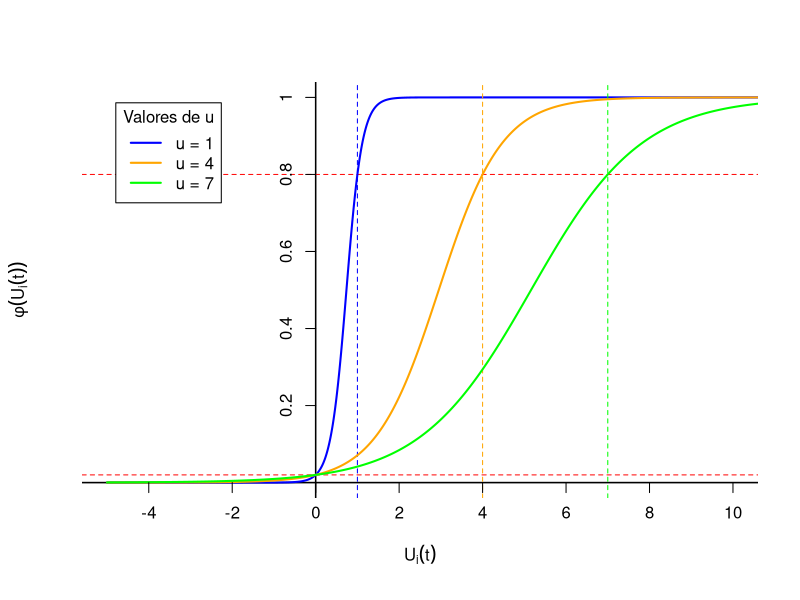

Write the R code that produced this figure. (Note: this script raises an error after producing the figure.)
#### plot funcao phi(u)

plot_phi <- function(u_values) {
  # Definir o intervalo para o eixo x e criar os valores x
  x_values <- seq(-5, 15, by = 0.01)
  colors <- c("blue", "orange", "green")  # Cores para os valores de u = 1, 4 e 7
  
  # Configurar o grafico base com eixos e linhas de referencia, sem contorno
  plot(x_values, phi(x_values, u_values[1]), type = "n", 
       xlab = "", ylab = "", xlim = c(-5, 10), ylim = c(0, 1), xaxt = "n", yaxt = "n", bty = "n")
  
  # Adicionar linhas pretas para o plano cartesiano (eixos x = 0 e y = 0)
  abline(h = 0, col = "black", lwd = 1.5)
  abline(v = 0, col = "black", lwd = 1.5)
  
  # Adicionar linhas horizontais para 0.02 e 0.8 (todas em vermelho)
  abline(h = 0.02, col = "red", lty = 2)
  abline(h = 0.8, col = "red", lty = 2)
  
  # Loop para cada valor de u, com cores diferentes para cada linha
  for (i in seq_along(u_values)) {
    u <- u_values[i]
    y_values <- phi(x_values, u)
    lines(x_values, y_values, col = colors[i], lwd = 2)
    # Adiciona a linha vertical para x = u
    abline(v = u, col = colors[i], lty = 2)
  }
  
  # Adicionando a legenda no canto superior esquerdo com contorno preto
  legend("topleft", legend = paste("u =", u_values), col = colors, lwd = 2, 
         inset = 0.05, box.lty = 1, box.col = "black", bg = "white", title = "Valores de u")
  
  # Configurar os eixos para exibir os numeros diretamente nas linhas do plano cartesiano
  axis(1, at = seq(-4, 10, by = 2), pos = 0, lwd = 0, lwd.ticks = 1, labels = seq(-4, 10, by = 2))  # Eixo x pares
  axis(2, at = seq(0.2, 1, by = 0.2), pos = 0, lwd = 0, lwd.ticks = 1, labels = seq(0.2, 1, by = 0.2))  # Eixo y sem o 0
  
  # Adicionar os rotulos dos eixos
  mtext(expression(U[i](t)), side = 1, line = 2.5)  # Rotulo para o eixo x
  mtext(expression(phi(U[i](t))), side = 2, line = 2.5)  # Rotulo para o eixo y
}

# Funcao sigmoidal auxiliar
sigmoid <- function(x, b, c) {
  1 / (1 + exp(-b * (x - c)))
}

# Definicao da funcao phi conforme fornecida
phi <- function(x, u) {
  # Condicoes
  p0 <- 0.02  # f(U < 0) = 0,02
  pu <- 0.8   # f(U < u) = 0.8
  
  # Calculo dos parametros b e c
  b <- log(pu / (1 - pu) / (p0 / (1 - p0))) / u
  c <- -log(p0 / (1 - p0)) / b
  
  # Retorna a probabilidade para o valor x dado
  return(sigmoid(x, b, c))
}

# Chamando a funcao com os valores de u = 1, 4 e 7
plot_phi(c(1, 4, 7))


#### plot do grafo de conectividade neuronal W 

library(igraph)

# Funcao para criar o grafo de peso sinaptico da rede neuronal com arestas paralelas e sentido horário
plot_neural <- function(W) {
  # Criar grafo a partir da matriz de adjacencia
  graph <- graph_from_adjacency_matrix(W, mode = "directed", weighted = NULL, diag = FALSE)
  
  # Definir layout circular com rotacao para garantir o no 1 no topo e sentido horario
  layout <- layout_in_circle(graph)
  layout <- layout[order(V(graph)), ]  # Ordenar para garantir o no 1 no topo
  layout <- layout %*% matrix(c(cos(pi/2), -sin(pi/2), sin(pi/2), cos(pi/2)), ncol = 2)  # Rotacao de 90 graus
  
  # Identificar arestas bidirecionais e aplicar curvatura personalizada
  edge_curvatures <- ifelse(apply(get.edgelist(graph), 1, function(x) any(E(graph)[from(x[2]) & to(x[1])])),
                            0.3, 0)  # Curvatura apenas para arestas bidirecionais
  
  # Plotar o grafo com os ajustes
  plot(graph, 
       layout = layout,
       vertex.size = 30,                  # Aumentar o tamanho dos nós
       vertex.color = "white",            # Cor dos nós
       vertex.label.color = "black",      # Cor dos rótulos dos nós
       vertex.label.cex = 1.2,            # Tamanho dos rótulos
       edge.color = "black",              # Cor das arestas
       edge.width = 1,                    # Espessura das arestas
       edge.arrow.size = 0.6,             # Tamanho das setas
       edge.curved = edge_curvatures      # Curvatura para bidirecionais
  )
  
  # Adicionar titulo ao grafico
  title("Grafo de peso sinaptico da rede neuronal", cex.main = 1.2, line = 1.5)
}

W <- exemplo1$W

# Chamando a funcao para exibir o grafo
plot_neural(W)


####Funcao para a Matriz de Conectividade Neuronal V

library(ggplot2)

plot_matrix <- function(Matrix) {
  n <- nrow(Matrix)
  
  # Transformar a matriz em formato longo para ggplot
  matrix_data <- data.frame(
    Row = rep(1:n, each = n),
    Col = rep(1:n, times = n),
    Value = as.vector(t(Matrix))  # Transpor a matriz para alinhar com os eixos do grafico
  )
  
  # Definir as cores para a conexao
  colors <- c("Connection" = "lightblue", "No connection" = "white")
  
  # Converter valores para strings para mapeamento de cor
  matrix_data$Value <- as.character(matrix_data$Value)
  matrix_data$Value[matrix_data$Value == "0"] <- "No connection"  # Substituir 0 por "No connection"
  matrix_data$Value[matrix_data$Value == "1"] <- "Connection"     # Substituir 1 por "Connection"
  
  # Plotar a matriz
  ggplot(matrix_data, aes(x = Col, y = Row, fill = Value)) +
    geom_tile(color = "black") +
    scale_fill_manual(
      values = colors, 
      name = NULL,  # Remover título da legenda
      labels = c("Conexao entre os neuronios", "Sem conexao entre os neuronios"),
      guide = guide_legend(title.position = "top", nrow = 1)
    ) +
    scale_x_continuous(breaks = 1:n, position = "top") +
    scale_y_reverse(breaks = 1:n) +  # Inverter para que 1 fique no topo
    labs(x = "Neuronios pos-sinapticos", y = "Neuronios pre-sinapticos", title = "Matriz de conectividade neuronal") +
    theme_minimal() +
    theme(
      axis.title.x = element_text(size = 12, margin = margin(t = 10)),    # Afastar titulo do eixo x
      axis.title.y = element_text(size = 12, margin = margin(r = 10)),    # Afastar titulo do eixo y
      legend.position = "top",                                            # Legenda acima do grafico
      legend.text = element_text(size = 8),
      legend.box.spacing = unit(0.2, "cm"),                               # Espacamento entre legenda e grafico
      legend.key.width = unit(0.8, "cm"),                                 # Largura compacta da legenda
      axis.text.x = element_text(margin = margin(t = 2)),                 # Aproximar rotulos dos eixos
      axis.text.y = element_text(margin = margin(r = 2)),
      axis.ticks = element_blank(),
      panel.grid = element_blank(),
      plot.title = element_text(hjust = 0.5, margin = margin(b = 10))     # Centralizar titulo e ajustar margem
    )
}

plot_matrix(exemplo1$W)


##### 3 graficos juntos
library(ggplot2)
library(gridExtra)

plot_matrix_list <- function(matrix_list, titulo_list) {
  n <- nrow(matrix_list[[1]])  # Assume que todas as matrizes têm o mesmo tamanho
  
  # Função interna para criar um gráfico individual com base na matriz e no título
  create_plot <- function(Matrix, subtitle) {
    # Transformar a matriz em formato longo para ggplot
    matrix_data <- data.frame(
      Row = rep(1:n, each = n),
      Col = rep(1:n, times = n),
      Value = as.vector(t(Matrix))
    )
    
    # Definir as cores para cada condição
    colors <- c("Connection" = "lightblue", "No connection" = "white", "Inconclusivo" = "grey")
    
    # Converter valores para strings para mapeamento de cor
    matrix_data$Value <- as.character(matrix_data$Value)
    matrix_data$Value[matrix_data$Value == "0"] <- "No connection"
    matrix_data$Value[matrix_data$Value == "1"] <- "Connection"
    matrix_data$Value[is.na(matrix_data$Value)] <- "Inconclusivo"
    
    # Criar o gráfico
    p <- ggplot(matrix_data, aes(x = Col, y = Row, fill = Value)) +
      geom_tile(color = "black") +
      scale_fill_manual(
        values = colors,
        name = NULL,  # Título da legenda removido
        labels = c("Conexao entre os neuronios", "Sem conexao entre os neuronios", "Inconclusivo")
      ) +
      scale_x_continuous(breaks = 1:n, position = "top") +
      scale_y_reverse(breaks = 1:n) +
      labs(x = "Neuronios pos-sinapticos", y = "Neuronios pre-sinapticos", subtitle = subtitle) +
      theme_minimal() +
      theme(
        axis.title.x = element_text(size = 10, margin = margin(t = 5)),
        axis.title.y = element_text(size = 10, margin = margin(r = 5)),
        legend.position = "bottom",                                           # Legenda abaixo do gráfico
        legend.text = element_text(size = 8),
        legend.box.spacing = unit(0.1, "cm"),
        legend.key.width = unit(0.8, "cm"),
        axis.text.x = element_text(margin = margin(t = 2)),
        axis.text.y = element_text(margin = margin(r = 2)),
        axis.ticks = element_blank(),
        panel.grid = element_blank(),
        plot.subtitle = element_text(hjust = 0.5, face = "bold", size = 10)
      )
    return(p)
  }
  
  # Gerar gráficos individuais e armazenar em uma lista
  plot_list <- mapply(create_plot, matrix_list, titulo_list, SIMPLIFY = FALSE)
  
  # Exibir os gráficos lado a lado com uma única legenda centralizada
  grid.arrange(grobs = plot_list, ncol = 3, top = textGrob("Aplicação do estimador de blocos conectividade neuronal real em dados reais", gp = gpar(fontsize = 14)))
}


matrix_list <- list(est_basereal$V_est, est_basereal1$V_est, est_basereal2$V_est)
titulo_list <- c("Base inteira", "1ª Metade da Base", "2ª Metade da Base")

plot_matrix_list(matrix_list, titulo_list)


library(ggplot2)

plot_matrix <- function(Matrix) {
  n <- nrow(Matrix)
  
  # Transformar a matriz em formato longo para ggplot
  matrix_data <- data.frame(
    Row = rep(1:n, each = n),
    Col = rep(1:n, times = n),
    Value = as.vector(t(Matrix))  # Transpor a matriz para alinhar com os eixos do gráfico
  )
  
  # Definir as cores para cada condição
  colors <- c("Connection" = "lightblue", "No connection" = "white", "Inconclusivo" = "grey")
  
  # Converter valores para strings para mapeamento de cor
  matrix_data$Value <- as.character(matrix_data$Value)
  matrix_data$Value[matrix_data$Value == "0"] <- "No connection"  # Substituir 0 por "No connection"
  matrix_data$Value[matrix_data$Value == "1"] <- "Connection"     # Substituir 1 por "Connection"
  matrix_data$Value[is.na(matrix_data$Value)] <- "Inconclusivo"   # Mapear NA como "Inconclusivo"
  
  # Plotar a matriz
  ggplot(matrix_data, aes(x = Col, y = Row, fill = Value)) +
    geom_tile(color = "black") +
    scale_fill_manual(
      values = colors, 
      name = NULL,  # Remover título da legenda
      labels = c("Conexao entre os neuronios", "Sem conexao entre os neuronios", "Inconclusivo"),
      guide = guide_legend(title.position = "top", nrow = 1)
    ) +
    scale_x_continuous(breaks = 1:n, position = "top") +
    scale_y_reverse(breaks = 1:n) +  # Inverter para que 1 fique no topo
    labs(x = "Neuronios pos-sinapticos", y = "Neuronios pre-sinapticos", title = "Matriz de conectividade neuronal") +
    theme_minimal() +
    theme(
      axis.title.x = element_text(size = 12, margin = margin(t = 10)),    # Afastar título do eixo x
      axis.title.y = element_text(size = 12, margin = margin(r = 10)),    # Afastar título do eixo y
      legend.position = "top",                                            # Legenda acima do gráfico
      legend.text = element_text(size = 8),
      legend.box.spacing = unit(0.2, "cm"),                               # Espaçamento entre legenda e gráfico
      legend.key.width = unit(0.8, "cm"),                                 # Largura compacta da legenda
      axis.text.x = element_text(margin = margin(t = 2)),                 # Aproximar rótulos dos eixos
      axis.text.y = element_text(margin = margin(r = 2)),
      axis.ticks = element_blank(),
      panel.grid = element_blank(),
      plot.title = element_text(hjust = 0.5, margin = margin(b = 10))     # Centralizar título e ajustar margem
    )
}

# Exemplo de uso com uma matriz de exemplo
# exemplo1$W <- matrix(c(1, 0, NA, 1, 0, 1, 1, NA, 0), 3, 3)
plot_matrix(est_basereal$V_est)

